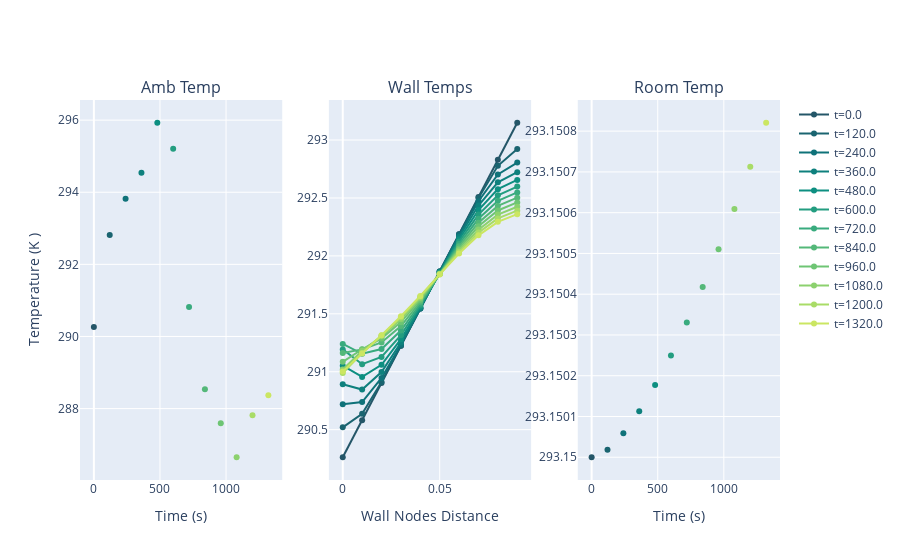

Notebook code for this chart:
### Code cell
fig = make_subplots(rows=1, cols=3, shared_yaxes=False, subplot_titles=("Amb Temp", "Wall Temps", "Room Temp"))

#TODO relate "4" to number of time steps argument in VAvgIndoorAir function 

min_interv = 2*60 # interval to plot at in minutes 
colors = make_colors(min_interv=min_interv)

cix=0
for ix_time, x_at_time in enumerate(v1.all_wall_temps): # NEED way to abstract this 
    if ix_time%(min_interv*4)== 0:
        # Outdoor Air 
        fig.add_trace(go.Scatter(x=[times[ix_time]], y=[v1.twall.ext_temps[ix_time]], mode='lines+markers', name=f"t={times[ix_time]}", showlegend=False, line=dict(color=colors[cix])), row = 1, col = 1)

        # Wall Temperature 
        fig.add_trace(go.Scatter(x=v1.twall.x_vals, y=x_at_time, mode='lines+markers', name=f"t={times[ix_time]}", line=dict(color=colors[cix])), row = 1, col = 2)

        # Indoor Air 
        fig.add_trace(go.Scatter(x=[times[ix_time]], y=[temps[ix_time]], mode='lines+markers', name=f"t={times[ix_time]}", showlegend=False, line=dict(color=colors[cix])), row = 1, col = 3)
        cix+=1

fig['layout']['yaxis']['title']='Temperature (K )'
fig['layout']['xaxis1']['title']='Time (s)'
fig['layout']['xaxis2']['title']='Wall Nodes Distance'
fig['layout']['xaxis3']['title']='Time (s)'
fig.show()

### Figure 1 — Plotly figure (JSON) as saved in the notebook; plotly's stock layout.template omitted (floating-point values rounded to 4 significant figures)
{"data": [{"line": {"color": "rgb(36, 86, 104)"}, "mode": "lines+markers", "name": "t=0.0", "showlegend": false, "type": "scatter", "x": [0], "xaxis": "x", "y": [290.3], "yaxis": "y"}, {"line": {"color": "rgb(36, 86, 104)"}, "mode": "lines+markers", "name": "t=0.0", "type": "scatter", "x": [0, 0.01, 0.02, 0.03, 0.04, 0.05, 0.06, 0.07, 0.08, 0.09], "xaxis": "x2", "y": [290.3, 290.6, 290.9, 291.2, 291.5, 291.9, 292.2, 292.5, 292.8, 293.1], "yaxis": "y2"}, {"line": {"color": "rgb(36, 86, 104)"}, "mode": "lines+markers", "name": "t=0.0", "showlegend": false, "type": "scatter", "x": [0], "xaxis": "x3", "y": [293.1], "yaxis": "y3"}, {"line": {"color": "rgb(26, 100, 112)"}, "mode": "lines+markers", "name": "t=120.0", "showlegend": false, "type": "scatter", "x": [120], "xaxis": "x", "y": [292.8], "yaxis": "y"}, {"line": {"color": "rgb(26, 100, 112)"}, "mode": "lines+markers", "name": "t=120.0", "type": "scatter", "x": [0, 0.01, 0.02, 0.03, 0.04, 0.05, 0.06, 0.07, 0.08, 0.09], "xaxis": "x2", "y": [290.5, 290.6, 290.9, 291.2, 291.5, 291.9, 292.2, 292.5, 292.8, 292.9], "yaxis": "y2"}, {"line": {"color": "rgb(26, 100, 112)"}, "mode": "lines+markers", "name": "t=120.0", "showlegend": false, "type": "scatter", "x": [120], "xaxis": "x3", "y": [293.2], "yaxis": "y3"}, {"line": {"color": "rgb(15, 114, 121)"}, "mode": "lines+markers", "name": "t=240.0", "showlegend": false, "type": "scatter", "x": [240], "xaxis": "x", "y": [293.8], "yaxis": "y"}, {"line": {"color": "rgb(15, 114, 121)"}, "mode": "lines+markers", "name": "t=240.0", "type": "scatter", "x": [0, 0.01, 0.02, 0.03, 0.04, 0.05, 0.06, 0.07, 0.08, 0.09], "xaxis": "x2", "y": [290.7, 290.7, 290.9, 291.2, 291.5, 291.9, 292.2, 292.5, 292.7, 292.8], "yaxis": "y2"}, {"line": {"color": "rgb(15, 114, 121)"}, "mode": "lines+markers", "name": "t=240.0", "showlegend": false, "type": "scatter", "x": [240], "xaxis": "x3", "y": [293.2], "yaxis": "y3"}, {"line": {"color": "rgb(14, 128, 125)"}, "mode": "lines+markers", "name": "t=360.0", "showlegend": false, "type": "scatter", "x": [360], "xaxis": "x", "y": [294.5], "yaxis": "y"}, {"line": {"color": "rgb(14, 128, 125)"}, "mode": "lines+markers", "name": "t=360.0", "type": "scatter", "x": [0, 0.01, 0.02, 0.03, 0.04, 0.05, 0.06, 0.07, 0.08, 0.09], "xaxis": "x2", "y": [290.9, 290.8, 291.0, 291.3, 291.6, 291.9, 292.2, 292.4, 292.6, 292.7], "yaxis": "y2"}, {"line": {"color": "rgb(14, 128, 125)"}, "mode": "lines+markers", "name": "t=360.0", "showlegend": false, "type": "scatter", "x": [360], "xaxis": "x3", "y": [293.2], "yaxis": "y3"}, {"line": {"color": "rgb(13, 143, 129)"}, "mode": "lines+markers", "name": "t=480.0", "showlegend": false, "type": "scatter", "x": [480], "xaxis": "x", "y": [295.9], "yaxis": "y"}, {"line": {"color": "rgb(13, 143, 129)"}, "mode": "lines+markers", "name": "t=480.0", "type": "scatter", "x": [0, 0.01, 0.02, 0.03, 0.04, 0.05, 0.06, 0.07, 0.08, 0.09], "xaxis": "x2", "y": [291.1, 291.0, 291.1, 291.3, 291.6, 291.9, 292.1, 292.4, 292.6, 292.7], "yaxis": "y2"}, {"line": {"color": "rgb(13, 143, 129)"}, "mode": "lines+markers", "name": "t=480.0", "showlegend": false, "type": "scatter", "x": [480], "xaxis": "x3", "y": [293.2], "yaxis": "y3"}, {"line": {"color": "rgb(35, 157, 128)"}, "mode": "lines+markers", "name": "t=600.0", "showlegend": false, "type": "scatter", "x": [600], "xaxis": "x", "y": [295.2], "yaxis": "y"}, {"line": {"color": "rgb(35, 157, 128)"}, "mode": "lines+markers", "name": "t=600.0", "type": "scatter", "x": [0, 0.01, 0.02, 0.03, 0.04, 0.05, 0.06, 0.07, 0.08, 0.09], "xaxis": "x2", "y": [291.2, 291.1, 291.1, 291.3, 291.6, 291.9, 292.1, 292.4, 292.5, 292.6], "yaxis": "y2"}, {"line": {"color": "rgb(35, 157, 128)"}, "mode": "lines+markers", "name": "t=600.0", "showlegend": false, "type": "scatter", "x": [600], "xaxis": "x3", "y": [293.2], "yaxis": "y3"}, {"line": {"color": "rgb(57, 171, 126)"}, "mode": "lines+markers", "name": "t=720.0", "showlegend": false, "type": "scatter", "x": [720], "xaxis": "x", "y": [290.8], "yaxis": "y"}, {"line": {"color": "rgb(57, 171, 126)"}, "mode": "lines+markers", "name": "t=720.0", "type": "scatter", "x": [0, 0.01, 0.02, 0.03, 0.04, 0.05, 0.06, 0.07, 0.08, 0.09], "xaxis": "x2", "y": [291.2, 291.2, 291.2, 291.4, 291.6, 291.8, 292.1, 292.3, 292.5, 292.5], "yaxis": "y2"}, {"line": {"color": "rgb(57, 171, 126)"}, "mode": "lines+markers", "name": "t=720.0", "showlegend": false, "type": "scatter", "x": [720], "xaxis": "x3", "y": [293.2], "yaxis": "y3"}, {"line": {"color": "rgb(84, 184, 121)"}, "mode": "lines+markers", "name": "t=840.0", "showlegend": false, "type": "scatter", "x": [840], "xaxis": "x", "y": [288.5], "yaxis": "y"}, {"line": {"color": "rgb(84, 184, 121)"}, "mode": "lines+markers", "name": "t=840.0", "type": "scatter", "x": [0, 0.01, 0.02, 0.03, 0.04, 0.05, 0.06, 0.07, 0.08, 0.09], "xaxis": "x2", "y": [291.2, 291.2, 291.3, 291.4, 291.6, 291.8, 292.1, 292.3, 292.4, 292.5], "yaxis": "y2"}, {"line": {"color": "rgb(84, 184, 121)"}, "mode": "lines+markers", "name": "t=840.0", "showlegend": false, "type": "scatter", "x": [840], "xaxis": "x3", "y": [293.2], "yaxis": "y3"}, {"line": {"color": "rgb(110, 197, 116)"}, "mode": "lines+markers", "name": "t=960.0", "showlegend": false, "type": "scatter", "x": [960], "xaxis": "x", "y": [287.6], "yaxis": "y"}, {"line": {"color": "rgb(110, 197, 116)"}, "mode": "lines+markers", "name": "t=960.0", "type": "scatter", "x": [0, 0.01, 0.02, 0.03, 0.04, 0.05, 0.06, 0.07, 0.08, 0.09], "xaxis": "x2", "y": [291.1, 291.2, 291.3, 291.4, 291.6, 291.8, 292.1, 292.3, 292.4, 292.5], "yaxis": "y2"}, {"line": {"color": "rgb(110, 197, 116)"}, "mode": "lines+markers", "name": "t=960.0", "showlegend": false, "type": "scatter", "x": [960], "xaxis": "x3", "y": [293.2], "yaxis": "y3"}, {"line": {"color": "rgb(140, 209, 110)"}, "mode": "lines+markers", "name": "t=1080.0", "showlegend": false, "type": "scatter", "x": [1080], "xaxis": "x", "y": [286.6], "yaxis": "y"}, {"line": {"color": "rgb(140, 209, 110)"}, "mode": "lines+markers", "name": "t=1080.0", "type": "scatter", "x": [0, 0.01, 0.02, 0.03, 0.04, 0.05, 0.06, 0.07, 0.08, 0.09], "xaxis": "x2", "y": [291.0, 291.2, 291.3, 291.5, 291.6, 291.8, 292.0, 292.2, 292.4, 292.4], "yaxis": "y2"}, {"line": {"color": "rgb(140, 209, 110)"}, "mode": "lines+markers", "name": "t=1080.0", "showlegend": false, "type": "scatter", "x": [1080], "xaxis": "x3", "y": [293.2], "yaxis": "y3"}, {"line": {"color": "rgb(169, 220, 103)"}, "mode": "lines+markers", "name": "t=1200.0", "showlegend": false, "type": "scatter", "x": [1200], "xaxis": "x", "y": [287.8], "yaxis": "y"}, {"line": {"color": "rgb(169, 220, 103)"}, "mode": "lines+markers", "name": "t=1200.0", "type": "scatter", "x": [0, 0.01, 0.02, 0.03, 0.04, 0.05, 0.06, 0.07, 0.08, 0.09], "xaxis": "x2", "y": [291.0, 291.2, 291.3, 291.5, 291.6, 291.8, 292.0, 292.2, 292.3, 292.4], "yaxis": "y2"}, {"line": {"color": "rgb(169, 220, 103)"}, "mode": "lines+markers", "name": "t=1200.0", "showlegend": false, "type": "scatter", "x": [1200], "xaxis": "x3", "y": [293.2], "yaxis": "y3"}, {"line": {"color": "rgb(203, 230, 98)"}, "mode": "lines+markers", "name": "t=1320.0", "showlegend": false, "type": "scatter", "x": [1320], "xaxis": "x", "y": [288.4], "yaxis": "y"}, {"line": {"color": "rgb(203, 230, 98)"}, "mode": "lines+markers", "name": "t=1320.0", "type": "scatter", "x": [0, 0.01, 0.02, 0.03, 0.04, 0.05, 0.06, 0.07, 0.08, 0.09], "xaxis": "x2", "y": [291.0, 291.2, 291.3, 291.5, 291.7, 291.8, 292.0, 292.2, 292.3, 292.4], "yaxis": "y2"}, {"line": {"color": "rgb(203, 230, 98)"}, "mode": "lines+markers", "name": "t=1320.0", "showlegend": false, "type": "scatter", "x": [1320], "xaxis": "x3", "y": [293.2], "yaxis": "y3"}], "layout": {"annotations": [{"font": {"size": 16}, "showarrow": false, "text": "Amb Temp", "x": 0.1444, "xanchor": "center", "xref": "paper", "y": 1, "yanchor": "bottom", "yref": "paper"}, {"font": {"size": 16}, "showarrow": false, "text": "Wall Temps", "x": 0.5, "xanchor": "center", "xref": "paper", "y": 1, "yanchor": "bottom", "yref": "paper"}, {"font": {"size": 16}, "showarrow": false, "text": "Room Temp", "x": 0.8556, "xanchor": "center", "xref": "paper", "y": 1, "yanchor": "bottom", "yref": "paper"}], "xaxis": {"anchor": "y", "domain": [0, 0.2889], "title": {"text": "Time (s)"}}, "xaxis2": {"anchor": "y2", "domain": [0.3556, 0.6444], "title": {"text": "Wall Nodes Distance"}}, "xaxis3": {"anchor": "y3", "domain": [0.7111, 1], "title": {"text": "Time (s)"}}, "yaxis": {"anchor": "x", "domain": [0, 1], "title": {"text": "Temperature (K )"}}, "yaxis2": {"anchor": "x2", "domain": [0, 1]}, "yaxis3": {"anchor": "x3", "domain": [0, 1]}}}
